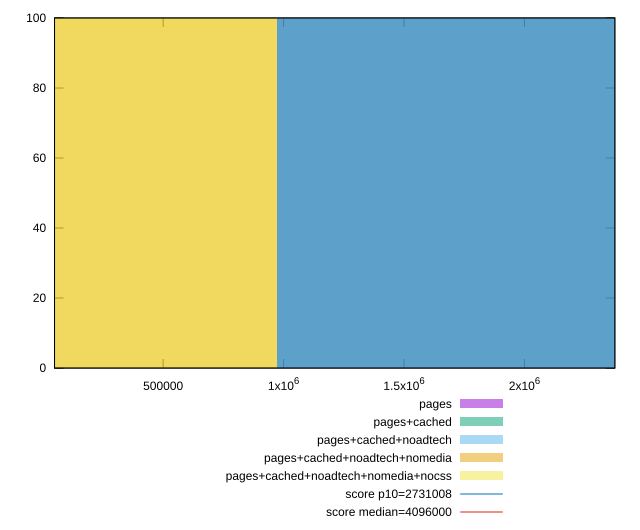

Write the gnuplot code that produced this figure.
reset

$pages <<EOF
1944514.2176938988 100
EOF

$pagesCached <<EOF
1944514.2176938988 100
EOF

$pagesCachedNoadtech <<EOF
1944514.2176938988 100
EOF

$pagesCachedNoadtechNomedia <<EOF
0 100
EOF

$pagesCachedNoadtechNomediaNocss <<EOF
0 100
EOF

set key outside below
set boxwidth 1944514.2176938988
set xrange [49126:2375040]
set yrange [0:100]
set trange [0:100]
set style fill transparent solid 0.5 noborder

set parametric
set terminal svg size 640, 530 enhanced background rgb 'white'
set output "report_00009_2021-02-08T22-37-41.559Z/total-byte-weight/comparison/histogram/all_raw.svg"

plot $pages title "pages" with boxes, \
     $pagesCached title "pages+cached" with boxes, \
     $pagesCachedNoadtech title "pages+cached+noadtech" with boxes, \
     $pagesCachedNoadtechNomedia title "pages+cached+noadtech+nomedia" with boxes, \
     $pagesCachedNoadtechNomediaNocss title "pages+cached+noadtech+nomedia+nocss" with boxes, \
     2731008,t title "score p10=2731008", \
     4096000,t title "score median=4096000"

reset
